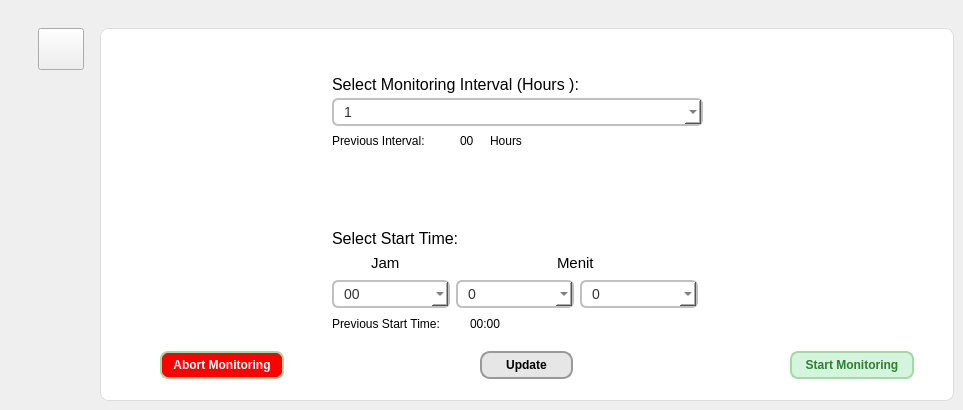
    <widget class="QWidget" name="settingsPage">
     <widget class="QFrame" name="settingsFrame">
      <property name="geometry">
       <rect>
        <x>100</x>
        <y>28</y>
        <width>854</width>
        <height>373</height>
       </rect>
      </property>
      <property name="styleSheet">
       <string notr="true">background-color: #ffffff;   /* Putih bersih */
    border: 1px solid #dddddd;  /* Border abu muda agar tidak terlalu kontras */
    border-radius: 8px;         /* Sudut agak membulat */
</string>
      </property>
      <property name="frameShape">
       <enum>QFrame::StyledPanel</enum>
      </property>
      <property name="frameShadow">
       <enum>QFrame::Raised</enum>
      </property>
      <widget class="QLabel" name="selectMonitoringInterval">
       <property name="geometry">
        <rect>
         <x>232</x>
         <y>42</y>
         <width>331</width>
         <height>28</height>
        </rect>
       </property>
       <property name="font">
        <font>
         <pointsize>12</pointsize>
        </font>
       </property>
       <property name="styleSheet">
        <string notr="true">border:none
</string>
       </property>
       <property name="text">
        <string>Select Monitoring Interval (Hours ):</string>
       </property>
      </widget>
      <widget class="QLabel" name="selectStartTime">
       <property name="geometry">
        <rect>
         <x>232</x>
         <y>196</y>
         <width>171</width>
         <height>28</height>
        </rect>
       </property>
       <property name="font">
        <font>
         <pointsize>12</pointsize>
        </font>
       </property>
       <property name="styleSheet">
        <string notr="true">border:none
</string>
       </property>
       <property name="text">
        <string>Select Start Time:</string>
       </property>
      </widget>
      <widget class="QComboBox" name="selectInterval">
       <property name="geometry">
        <rect>
         <x>232</x>
         <y>70</y>
         <width>371</width>
         <height>28</height>
        </rect>
       </property>
       <property name="styleSheet">
        <string notr="true">background-color: #ffffff;       /* White background */
    border: 2px solid #c0c0c0;       /* Light gray border */
    border-radius: 6px;
    padding: 6px 10px;
    font-size: 14px;
    color: #333333;</string>
       </property>
       <item>
        <property name="text">
         <string>1</string>
        </property>
       </item>
       <item>
        <property name="text">
         <string>2</string>
        </property>
       </item>
       <item>
        <property name="text">
         <string>3</string>
        </property>
       </item>
       <item>
        <property name="text">
         <string>4</string>
        </property>
       </item>
       <item>
        <property name="text">
         <string>6 </string>
        </property>
       </item>
       <item>
        <property name="text">
         <string>8 </string>
        </property>
       </item>
       <item>
        <property name="text">
         <string>12 </string>
        </property>
       </item>
       <item>
        <property name="text">
         <string>24 </string>
        </property>
       </item>
      </widget>
      <widget class="QPushButton" name="startMonitoring">
       <property name="geometry">
        <rect>
         <x>690</x>
         <y>323</y>
         <width>124</width>
         <height>28</height>
        </rect>
       </property>
       <property name="styleSheet">
        <string notr="true">background-color: #d4f4dd;         /* Light green background */
    color: #2e7d32;                    /* Dark green text */
    border: 2px solid #a3d9a5;
    border-radius: 8px;
    padding: 1px 2px;
    font-weight: bold;</string>
       </property>
       <property name="text">
        <string>Start Monitoring</string>
       </property>
      </widget>
      <widget class="QLabel" name="prevInterval">
       <property name="geometry">
        <rect>
         <x>232</x>
         <y>105</y>
         <width>121</width>
         <height>16</height>
        </rect>
       </property>
       <property name="font">
        <font>
         <pointsize>9</pointsize>
        </font>
       </property>
       <property name="styleSheet">
        <string notr="true">border: none;
</string>
       </property>
       <property name="text">
        <string>Previous Interval:</string>
       </property>
      </widget>
      <widget class="QLabel" name="prevStartTime">
       <property name="geometry">
        <rect>
         <x>232</x>
         <y>288</y>
         <width>131</width>
         <height>16</height>
        </rect>
       </property>
       <property name="font">
        <font>
         <pointsize>9</pointsize>
        </font>
       </property>
       <property name="styleSheet">
        <string notr="true">border: none;</string>
       </property>
       <property name="text">
        <string>Previous Start Time:</string>
       </property>
      </widget>
      <widget class="QComboBox" name="selectHour">
       <property name="geometry">
        <rect>
         <x>232</x>
         <y>252</y>
         <width>118</width>
         <height>28</height>
        </rect>
       </property>
       <property name="styleSheet">
        <string notr="true">background-color: #ffffff;       /* White background */
    border: 2px solid #c0c0c0;       /* Light gray border */
    border-radius: 6px;
    padding: 6px 10px;
    font-size: 14px;
    color: #333333;</string>
       </property>
       <item>
        <property name="text">
         <string>00</string>
        </property>
       </item>
       <item>
        <property name="text">
         <string>01</string>
        </property>
       </item>
       <item>
        <property name="text">
         <string>02</string>
        </property>
       </item>
       <item>
        <property name="text">
         <string>03</string>
        </property>
       </item>
       <item>
        <property name="text">
         <string>04</string>
        </property>
       </item>
       <item>
        <property name="text">
         <string>05</string>
        </property>
       </item>
       <item>
        <property name="text">
         <string>06</string>
        </property>
       </item>
       <item>
        <property name="text">
         <string>07</string>
        </property>
       </item>
       <item>
        <property name="text">
         <string>08</string>
        </property>
       </item>
       <item>
        <property name="text">
         <string>09</string>
        </property>
       </item>
       <item>
        <property name="text">
         <string>10</string>
        </property>
       </item>
       <item>
        <property name="text">
         <string>11</string>
        </property>
       </item>
       <item>
        <property name="text">
         <string>12</string>
        </property>
       </item>
       <item>
        <property name="text">
         <string>13</string>
        </property>
       </item>
       <item>
        <property name="text">
         <string>14</string>
        </property>
       </item>
       <item>
        <property name="text">
         <string>15</string>
        </property>
       </item>
       <item>
        <property name="text">
         <string>16</string>
        </property>
       </item>
       <item>
        <property name="text">
         <string>17</string>
        </property>
       </item>
       <item>
        <property name="text">
         <string>18</string>
        </property>
       </item>
       <item>
        <property name="text">
         <string>19</string>
        </property>
       </item>
       <item>
        <property name="text">
         <string>20</string>
        </property>
       </item>
       <item>
        <property name="text">
         <string>21</string>
        </property>
       </item>
       <item>
        <property name="text">
         <string>22</string>
        </property>
       </item>
       <item>
        <property name="text">
         <string>23</string>
        </property>
       </item>
      </widget>
      <widget class="QComboBox" name="selectM_1">
       <property name="geometry">
        <rect>
         <x>356</x>
         <y>252</y>
         <width>118</width>
         <height>28</height>
        </rect>
       </property>
       <property name="styleSheet">
        <string notr="true">background-color: #ffffff;       /* White background */
    border: 2px solid #c0c0c0;       /* Light gray border */
    border-radius: 6px;
    padding: 6px 10px;
    font-size: 14px;
    color: #333333;</string>
       </property>
       <item>
        <property name="text">
         <string>0</string>
        </property>
       </item>
       <item>
        <property name="text">
         <string>1</string>
        </property>
       </item>
       <item>
        <property name="text">
         <string>2</string>
        </property>
       </item>
       <item>
        <property name="text">
         <string>3</string>
        </property>
       </item>
       <item>
        <property name="text">
         <string>4</string>
        </property>
       </item>
       <item>
        <property name="text">
         <string>5</string>
        </property>
       </item>
      </widget>
      <widget class="QComboBox" name="selectM_2">
       <property name="geometry">
        <rect>
         <x>480</x>
         <y>252</y>
         <width>118</width>
         <height>28</height>
        </rect>
       </property>
       <property name="styleSheet">
        <string notr="true">background-color: #ffffff;       /* White background */
    border: 2px solid #c0c0c0;       /* Light gray border */
    border-radius: 6px;
    padding: 6px 10px;
    font-size: 14px;
    color: #333333;</string>
       </property>
       <item>
        <property name="text">
         <string>0</string>
        </property>
       </item>
       <item>
        <property name="text">
         <string>1</string>
        </property>
       </item>
       <item>
        <property name="text">
         <string>2</string>
        </property>
       </item>
       <item>
        <property name="text">
         <string>3</string>
        </property>
       </item>
       <item>
        <property name="text">
         <string>4</string>
        </property>
       </item>
       <item>
        <property name="text">
         <string>5</string>
        </property>
       </item>
       <item>
        <property name="text">
         <string>6</string>
        </property>
       </item>
       <item>
        <property name="text">
         <string>7</string>
        </property>
       </item>
       <item>
        <property name="text">
         <string>8</string>
        </property>
       </item>
       <item>
        <property name="text">
         <string>9</string>
        </property>
       </item>
      </widget>
      <widget class="QLabel" name="jam">
       <property name="geometry">
        <rect>
         <x>271</x>
         <y>224</y>
         <width>31</width>
         <height>21</height>
        </rect>
       </property>
       <property name="font">
        <font>
         <pointsize>11</pointsize>
        </font>
       </property>
       <property name="styleSheet">
        <string notr="true">border:none
</string>
       </property>
       <property name="text">
        <string>Jam</string>
       </property>
      </widget>
      <widget class="QLabel" name="menit">
       <property name="geometry">
        <rect>
         <x>457</x>
         <y>224</y>
         <width>47</width>
         <height>21</height>
        </rect>
       </property>
       <property name="font">
        <font>
         <pointsize>11</pointsize>
        </font>
       </property>
       <property name="styleSheet">
        <string notr="true">border:none
</string>
       </property>
       <property name="text">
        <string>Menit</string>
       </property>
      </widget>
      <widget class="QLabel" name="previousInterval">
       <property name="geometry">
        <rect>
         <x>360</x>
         <y>105</y>
         <width>16</width>
         <height>16</height>
        </rect>
       </property>
       <property name="font">
        <font>
         <pointsize>9</pointsize>
        </font>
       </property>
       <property name="styleSheet">
        <string notr="true">border: none;
</string>
       </property>
       <property name="text">
        <string>00</string>
       </property>
      </widget>
      <widget class="QLabel" name="hours">
       <property name="geometry">
        <rect>
         <x>390</x>
         <y>105</y>
         <width>41</width>
         <height>16</height>
        </rect>
       </property>
       <property name="font">
        <font>
         <pointsize>9</pointsize>
        </font>
       </property>
       <property name="styleSheet">
        <string notr="true">border: none;
</string>
       </property>
       <property name="text">
        <string>Hours</string>
       </property>
      </widget>
      <widget class="QLabel" name="previousStartTime">
       <property name="geometry">
        <rect>
         <x>370</x>
         <y>288</y>
         <width>41</width>
         <height>16</height>
        </rect>
       </property>
       <property name="font">
        <font>
         <pointsize>9</pointsize>
        </font>
       </property>
       <property name="styleSheet">
        <string notr="true">border: none;
</string>
       </property>
       <property name="text">
        <string>00:00</string>
       </property>
      </widget>
      <widget class="QPushButton" name="abortMonitoring">
       <property name="geometry">
        <rect>
         <x>60</x>
         <y>323</y>
         <width>124</width>
         <height>28</height>
        </rect>
       </property>
       <property name="styleSheet">
        <string notr="true">background-color: #ff0000;         /* Light green background */
    color: white;                   /* Dark green text */
    border: 2px solid #a3d9a5;
    border-radius: 8px;
    padding: 1px 2px;
    font-weight: bold;</string>
       </property>
       <property name="text">
        <string>Abort Monitoring</string>
       </property>
      </widget>
      <widget class="QPushButton" name="updateMonitoring">
       <property name="geometry">
        <rect>
         <x>380</x>
         <y>323</y>
         <width>93</width>
         <height>28</height>
        </rect>
       </property>
       <property name="styleSheet">
        <string notr="true">QPushButton {
    background-color: #e6e6e6;
    border: 2px solid #999;
    border-radius: 10px;
    padding: 1px 1px;
    font-weight: bold;
}
QPushButton:hover {
    background-color: #dcdcdc;
}
QPushButton:pressed {
    background-color: #bfbfbf;
}
</string>
       </property>
       <property name="text">
        <string>Update</string>
       </property>
      </widget>
     </widget>
     <widget class="QPushButton" name="goDashboardFromSettings">
      <property name="geometry">
       <rect>
        <x>38</x>
        <y>28</y>
        <width>46</width>
        <height>42</height>
       </rect>
      </property>
      <property name="font">
       <font>
        <pointsize>14</pointsize>
        <weight>75</weight>
        <bold>true</bold>
       </font>
      </property>
      <property name="text">
       <string/>
      </property>
      <property name="icon">
       <iconset>
        <normaloff>image-removebg-preview (2).png</normaloff>image-removebg-preview (2).png</iconset>
      </property>
      <property name="iconSize">
       <size>
        <width>31</width>
        <height>28</height>
       </size>
      </property>
     </widget>
    </widget>
